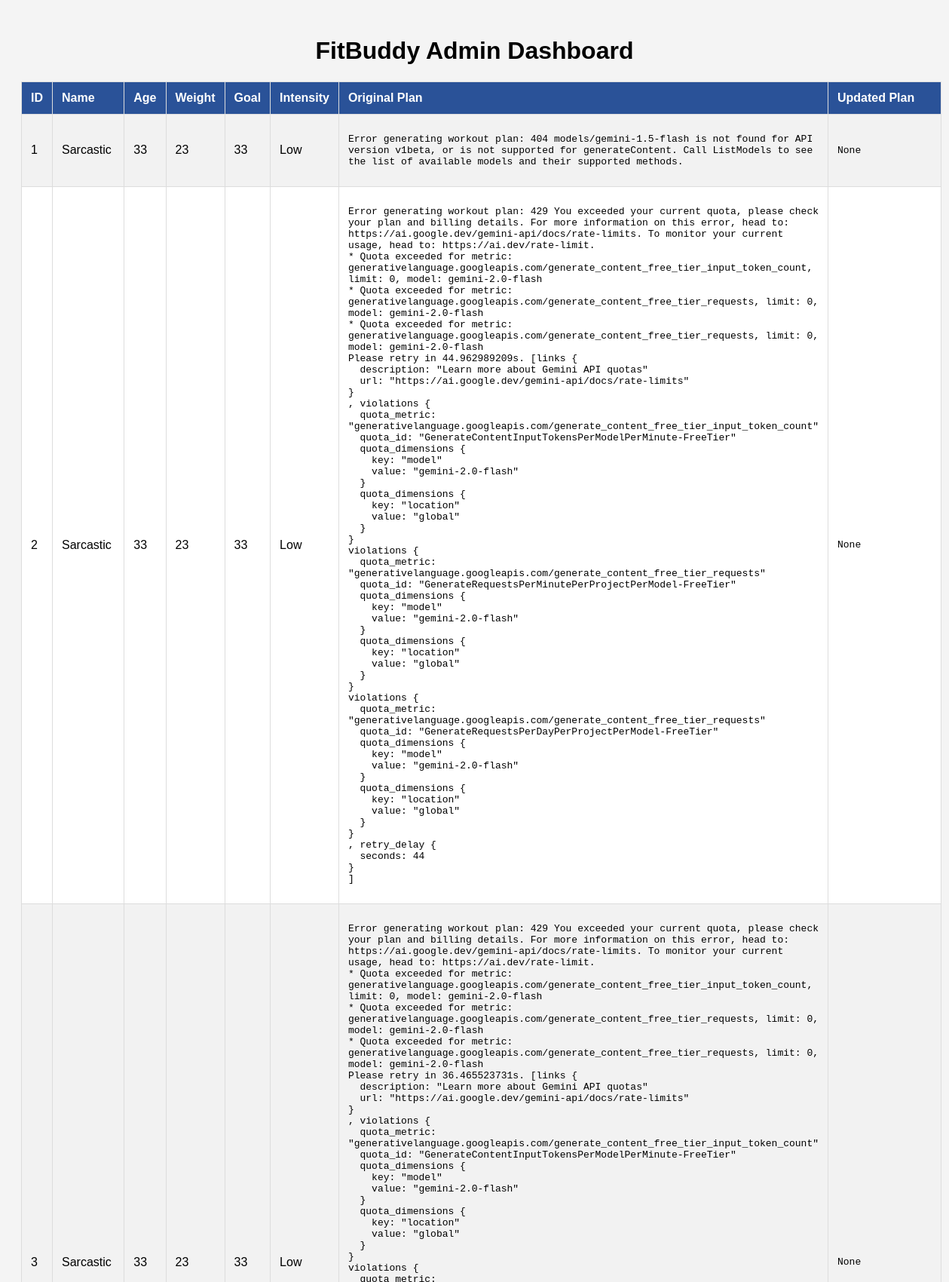
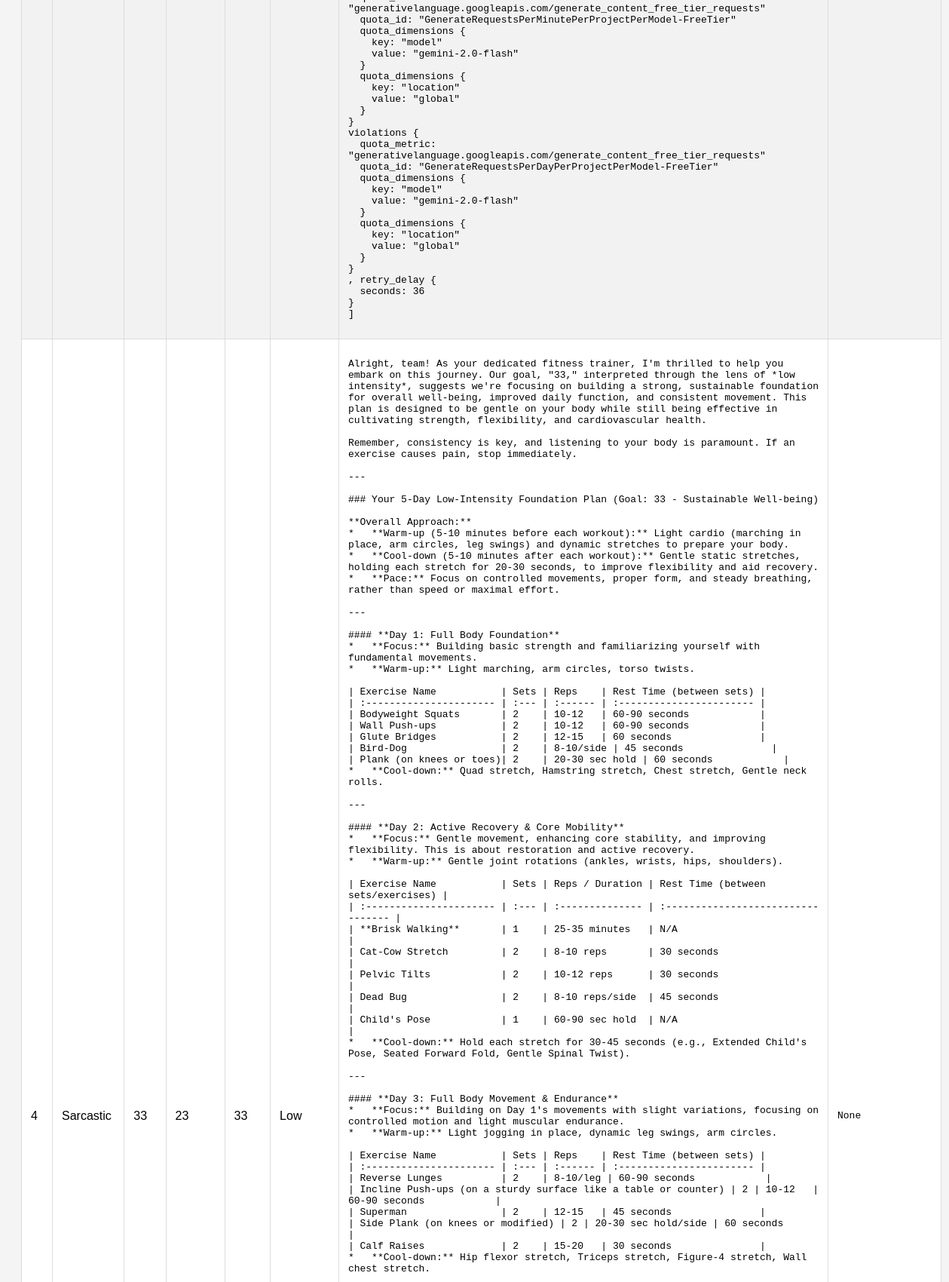
Screenshot of /view-all-users (upper part) with the database file from the repository (2 pictures, top to bottom).
### app/models.py (models this page shows)
class User(Base):
    __tablename__ = "users"
    id = Column(Integer, primary_key=True, index=True)
    name = Column(String)
    age = Column(Integer)
    weight = Column(Integer)
    goal = Column(String)
    intensity = Column(String)
    original_plan = Column(Text)
    updated_plan = Column(Text)

### app/routes.py (the view)
@router.get("/view-all-users")
def view_all_users(request: Request, db: Session = Depends(get_db)):
    users = db.query(User).all()
    return templates.TemplateResponse(
        "all_users.html",
        {"request": request, "users": users}
    )

### templates/all_users.html (shortened to what this page needs)
<!DOCTYPE html>
<html>
<head>
</head>
<body>
<h1>FitBuddy Admin Dashboard</h1>
<table>
<tr>
<th>ID</th>
<th>Name</th>
<th>Age</th>
<th>Weight</th>
<th>Goal</th>
<th>Intensity</th>
<th>Original Plan</th>
<th>Updated Plan</th>
</tr>
{% for user in users %}
<tr>
<td>{{ user.id }}</td>
<td>{{ user.name }}</td>
<td>{{ user.age }}</td>
<td>{{ user.weight }}</td>
<td>{{ user.goal }}</td>
<td>{{ user.intensity }}</td>
<td><pre>{{ user.original_plan }}</pre></td>
<td><pre>{{ user.updated_plan }}</pre></td>
</tr>
{% endfor %}
</table>
</body>
</html>

### templates/all_users.html (style rules this page uses)
body { font-family:Arial; background:#f4f4f4; padding:20px; }
h1 { text-align:center; }
table { width:100%; border-collapse:collapse; background:white; }
th,td { padding:12px; border:1px solid #ddd; text-align:left; }
th { background:#2a5298; color:white; }
tr:nth-child(even) { background:#f2f2f2; }
pre { white-space:pre-wrap; }

### rows the page displays
User: id "1", name "Sarcastic", age "33", weight "23", goal "33", intensity "Low", original_plan "Error generating workout plan: 404 models/gemini-1.5-flash is not found for API version v1beta, or is not supported for generateContent. Call ListModels to see the list of available models and their supported methods.", updated_plan "None"
User: id "2", name "Sarcastic", age "33", weight "23", goal "33", intensity "Low", original_plan "Error generating workout plan: 429 You exceeded your current quota, please check your plan and billing details. For more information on this error, head to: https://ai.google.dev/gemini-api/docs/rate-limits. To monitor your current usage, head to: https://ai.dev/rate-limit. * Quota exceeded for metric: generativelanguage.googleapis.com/generate_content_free_tier_input_token_count, limit: 0, model: gemini-2.0-flash * Quota exceeded for metric: generativelanguage.googleapis.com/generate_content_free_tier_requests, limit: 0, model: gemini-2.0-flash * Quota exceeded for metric: generativelanguage.googleapis.com/generate_content_free_tier_requests, limit: 0, model: gemini-2.0-flash Please retry…", updated_plan "None"
User: id "3", name "Sarcastic", age "33", weight "23", goal "33", intensity "Low", original_plan "Error generating workout plan: 429 You exceeded your current quota, please check your plan and billing details. For more information on this error, head to: https://ai.google.dev/gemini-api/docs/rate-limits. To monitor your current usage, head to: https://ai.dev/rate-limit. * Quota exceeded for metric: generativelanguage.googleapis.com/generate_content_free_tier_input_token_count, limit: 0, model: gemini-2.0-flash * Quota exceeded for metric: generativelanguage.googleapis.com/generate_content_free_tier_requests, limit: 0, model: gemini-2.0-flash * Quota exceeded for metric: generativelanguage.googleapis.com/generate_content_free_tier_requests, limit: 0, model: gemini-2.0-flash Please retry…", updated_plan "None"
User: id "4", name "Sarcastic", age "33", weight "23", goal "33", intensity "Low", updated_plan "None"
